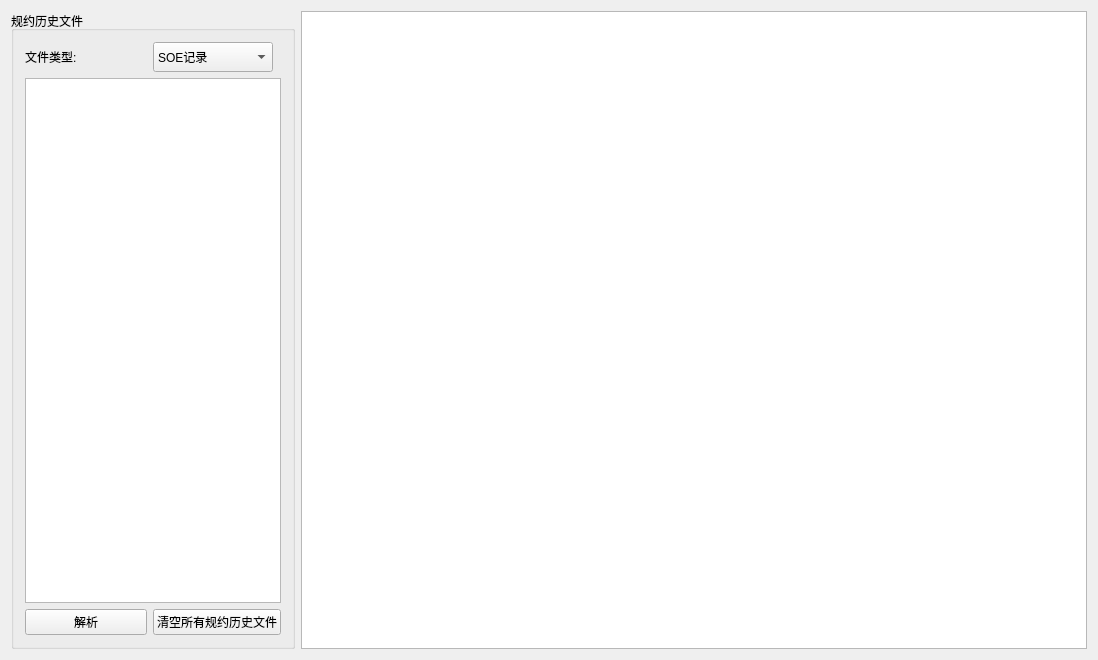
<?xml version="1.0" encoding="UTF-8"?>
<ui version="4.0">
 <class>dturulefilewidgetClass</class>
 <widget class="QWidget" name="dturulefilewidgetClass">
  <property name="geometry">
   <rect>
    <x>0</x>
    <y>0</y>
    <width>1098</width>
    <height>660</height>
   </rect>
  </property>
  <property name="windowTitle">
   <string>dturulefilewidget</string>
  </property>
  <layout class="QGridLayout" name="gridLayout_2">
   <item row="0" column="1">
    <widget class="QTextBrowser" name="textBrowser"/>
   </item>
   <item row="0" column="0">
    <widget class="QGroupBox" name="groupBox">
     <property name="minimumSize">
      <size>
       <width>270</width>
       <height>0</height>
      </size>
     </property>
     <property name="title">
      <string>规约历史文件</string>
     </property>
     <layout class="QGridLayout" name="gridLayout">
      <item row="1" column="0" colspan="2">
       <widget class="QTableWidget" name="tableWidget"/>
      </item>
      <item row="0" column="0">
       <widget class="QLabel" name="label">
        <property name="text">
         <string>文件类型:</string>
        </property>
       </widget>
      </item>
      <item row="0" column="1">
       <widget class="QComboBox" name="comboBox">
        <property name="minimumSize">
         <size>
          <width>120</width>
          <height>30</height>
         </size>
        </property>
        <property name="maximumSize">
         <size>
          <width>120</width>
          <height>16777215</height>
         </size>
        </property>
        <property name="layoutDirection">
         <enum>Qt::LeftToRight</enum>
        </property>
        <item>
         <property name="text">
          <string>SOE记录</string>
         </property>
        </item>
        <item>
         <property name="text">
          <string>遥控记录</string>
         </property>
        </item>
        <item>
         <property name="text">
          <string>日志</string>
         </property>
        </item>
        <item>
         <property name="text">
          <string>定点文件</string>
         </property>
        </item>
        <item>
         <property name="text">
          <string>极值文件</string>
         </property>
        </item>
        <item>
         <property name="text">
          <string>自检信息</string>
         </property>
        </item>
       </widget>
      </item>
      <item row="2" column="1">
       <widget class="QPushButton" name="pushButton">
        <property name="text">
         <string>清空所有规约历史文件</string>
        </property>
       </widget>
      </item>
      <item row="2" column="0">
       <widget class="QPushButton" name="btn_parse">
        <property name="text">
         <string>解析</string>
        </property>
       </widget>
      </item>
     </layout>
    </widget>
   </item>
  </layout>
 </widget>
 <layoutdefault spacing="6" margin="11"/>
 <resources/>
 <connections>
  <connection>
   <sender>tableWidget</sender>
   <signal>cellDoubleClicked(int,int)</signal>
   <receiver>dturulefilewidgetClass</receiver>
   <slot>showfile(int,int)</slot>
   <hints>
    <hint type="sourcelabel">
     <x>170</x>
     <y>355</y>
    </hint>
    <hint type="destinationlabel">
     <x>548</x>
     <y>329</y>
    </hint>
   </hints>
  </connection>
  <connection>
   <sender>comboBox</sender>
   <signal>currentIndexChanged(int)</signal>
   <receiver>dturulefilewidgetClass</receiver>
   <slot>updatelist()</slot>
   <hints>
    <hint type="sourcelabel">
     <x>157</x>
     <y>52</y>
    </hint>
    <hint type="destinationlabel">
     <x>548</x>
     <y>329</y>
    </hint>
   </hints>
  </connection>
  <connection>
   <sender>btn_parse</sender>
   <signal>clicked()</signal>
   <receiver>dturulefilewidgetClass</receiver>
   <slot>parse_file()</slot>
   <hints>
    <hint type="sourcelabel">
     <x>69</x>
     <y>622</y>
    </hint>
    <hint type="destinationlabel">
     <x>548</x>
     <y>329</y>
    </hint>
   </hints>
  </connection>
 </connections>
 <slots>
  <slot>updatelist()</slot>
  <slot>showfile(int,int)</slot>
  <slot>parse_file()</slot>
 </slots>
</ui>
